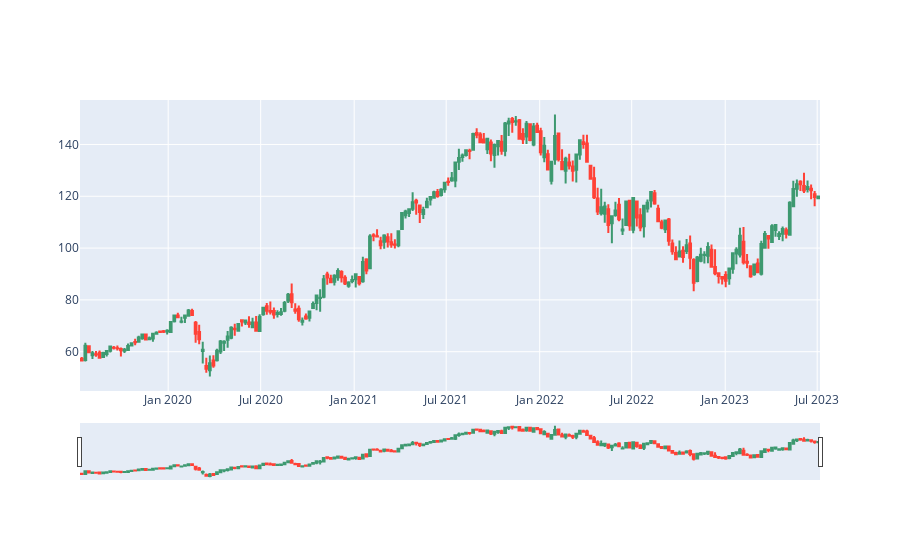

Write notebook code for a chart like this one.
### Code cell
import plotly.graph_objects as go

tickerlist = 'GOOGL'

data = yf.download(tickers=tickerlist, period='1000d', interval='1wk')

fig = go.Figure(data=[go.Candlestick(x=data.index,
                                     open=data['Open'],
                                     high=data['High'],
                                     low=data['Low'],
                                     close=data['Close'])])

fig.show()

### Figure 1 — Plotly figure (JSON) as saved in the notebook; plotly's stock layout.template omitted (floating-point values rounded to 4 significant figures; data arrays with more than 128 entries replaced by an {"elided": "..."} marker saying what was removed)
{"data": [{"close": {"elided": "208 float values"}, "high": {"elided": "208 float values"}, "low": {"elided": "208 float values"}, "open": {"elided": "208 float values"}, "type": "candlestick", "x": {"elided": "208 str values"}}], "layout": {}}
